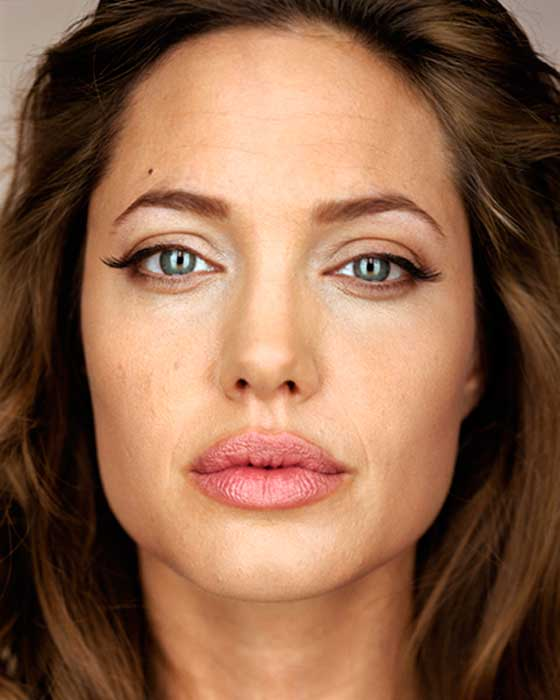
#> input picture images/angelina.jpg, 560 x 700 px
$ python adjust_gamma.py --image ../images/angelina.jpg
#> lines starting #> are read from the running program, lines starting #| are printed output that depends on the picture
# USAGE
# python adjust_gamma.py --image example_01.png

# import the necessary packages
import numpy as np
import argparse
import cv2

def adjust_gamma(image, gamma=1.0):
	# build a lookup table mapping the pixel values [0, 255] to
	# their adjusted gamma values
	invGamma = 1.0 / gamma
	table = np.array([((i / 255.0) ** invGamma) * 255
		for i in np.arange(0, 256)]).astype("uint8")

	# apply gamma correction using the lookup table
	return cv2.LUT(image, table)

# construct the argument parse and parse the arguments
ap = argparse.ArgumentParser()
ap.add_argument("-i", "--image", required=True,
	help="path to input image")
args = vars(ap.parse_args())

# load the original image
original = cv2.imread(args["image"])
#> original is the input picture: shape (700, 560, 3); mean B, G, R 74.5, 99.8, 141

# loop over various values of gamma
for gamma in np.arange(0.0, 3.5, 0.5):
	# apply gamma correction and show the images
	gamma = gamma if gamma > 0 else 0.1
	adjusted = adjust_gamma(original, gamma=gamma)
	cv2.putText(adjusted, "g={}".format(gamma), (10, 30),
		cv2.FONT_HERSHEY_SIMPLEX, 0.8, (0, 0, 255), 3)
	cv2.imshow("Images", np.hstack([original, adjusted]))
	cv2.waitKey(0)
#> this loop made 7 passes
#> pass 1, `adjusted = adjust_gamma(original, gamma=gamma)`:
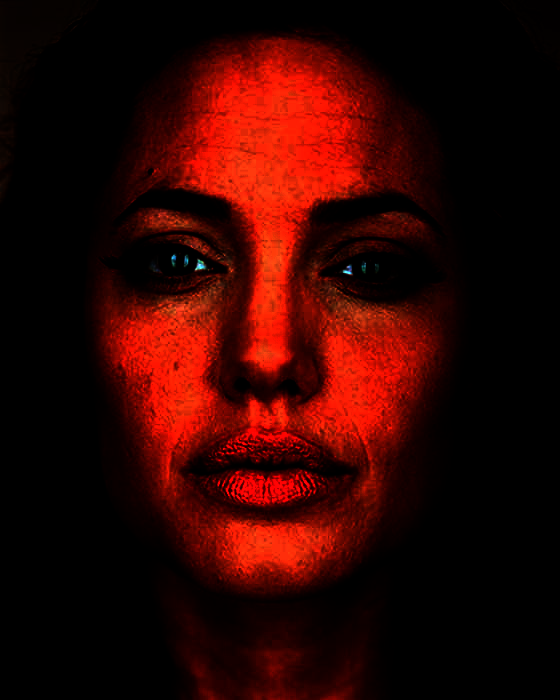
#> adjusted: shape (700, 560, 3); mean B, G, R 0.8, 4.8, 49.5
#> pass 1, `cv2.imshow("Images", np.hstack([original, adjusted]))`:
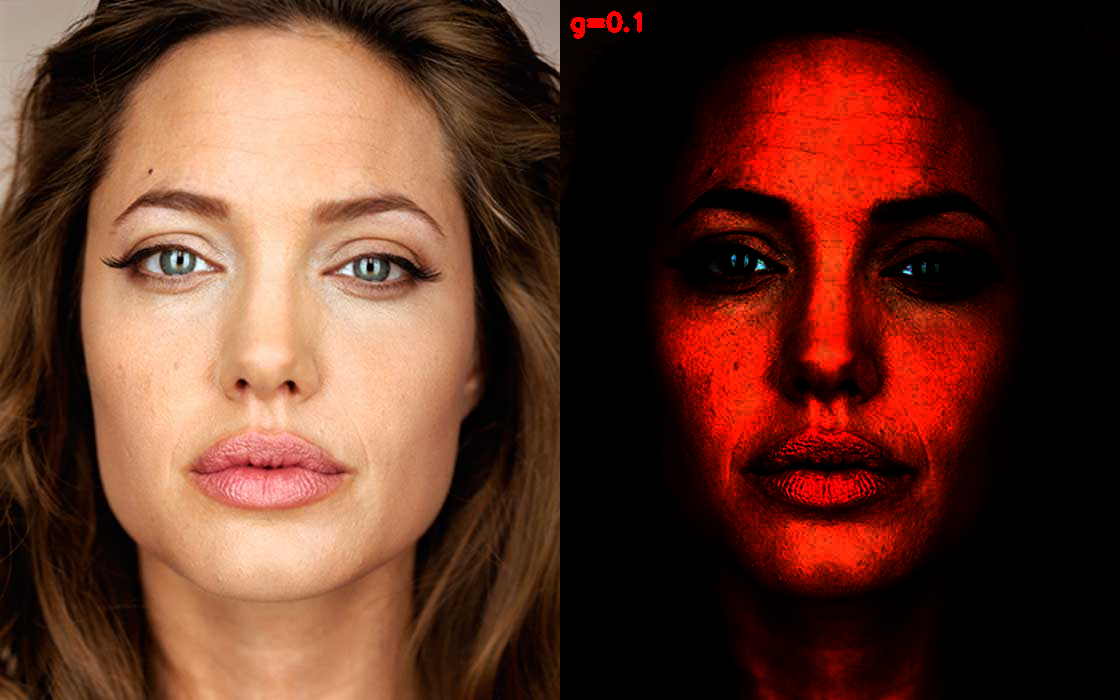
#> window 'Images': shape (700, 1120, 3); mean B, G, R 37.6, 52.3, 95.5
#> pass 2, `adjusted = adjust_gamma(original, gamma=gamma)`:
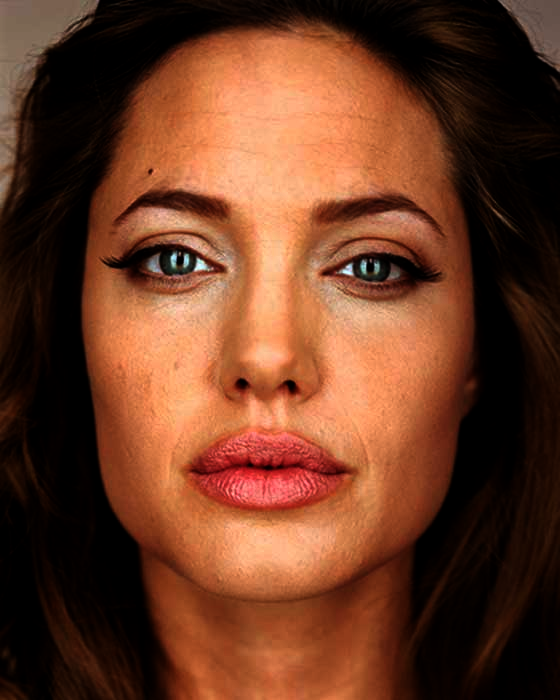
#> adjusted: shape (700, 560, 3); mean B, G, R 36.2, 58.8, 107.7
#> pass 2, `cv2.imshow("Images", np.hstack([original, adjusted]))`:
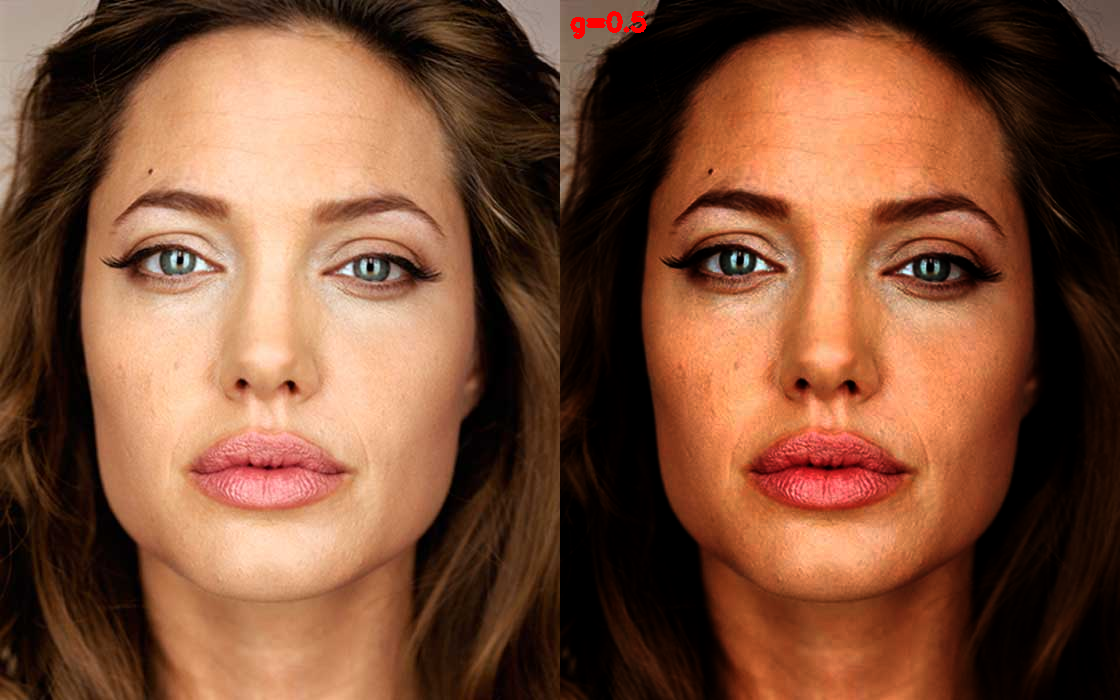
#> window 'Images': shape (700, 1120, 3); mean B, G, R 55.3, 79.2, 124.5
#> after the loop:
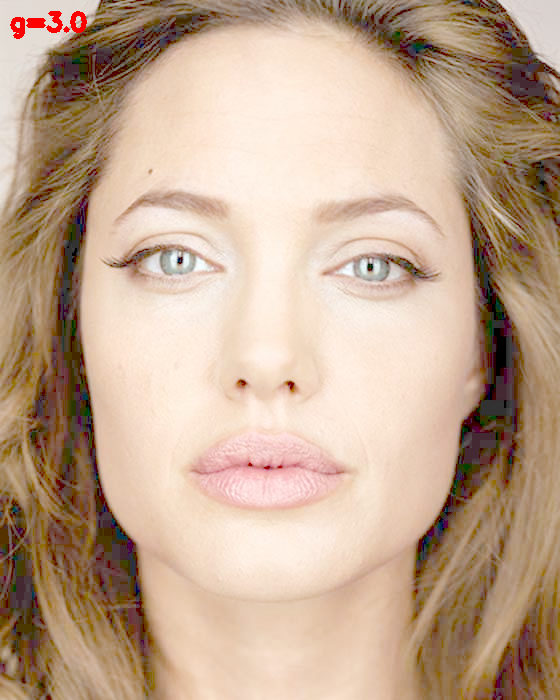
#> adjusted: shape (700, 560, 3); mean B, G, R 143.8, 167, 194.2
